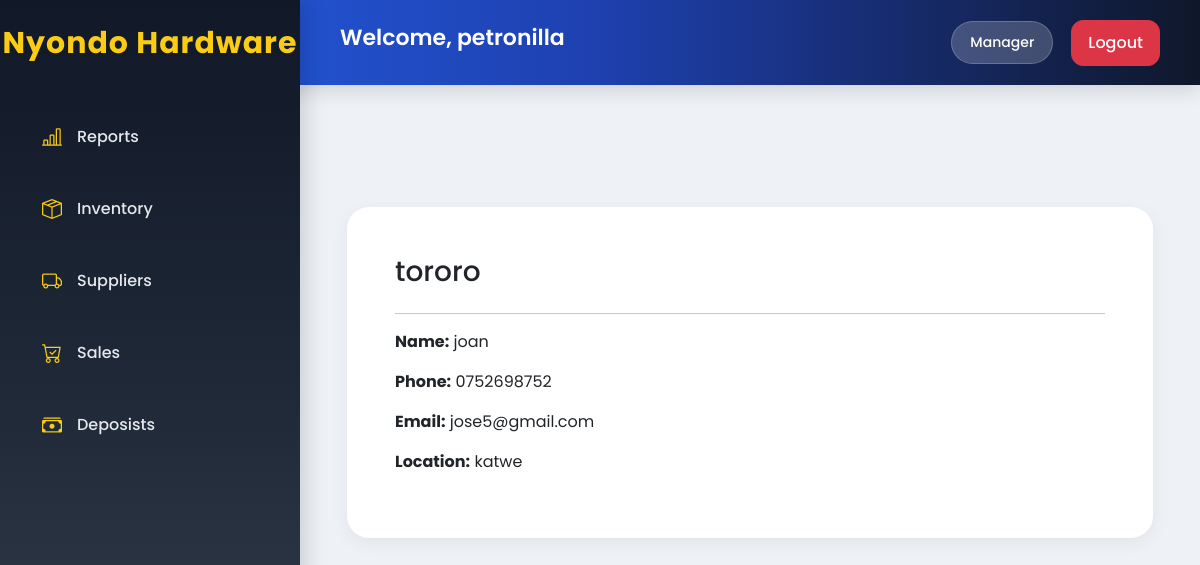
Screenshot of /suppliers/view/3/ (signed in) with the database file from the repository.
### account/models.py (models this page shows, shortened)
class CustomUser(AbstractUser):
    ROLE_CHOICES = (
        ('manager', 'Manager'),
        ('stock', 'Stock Personnel'),
        ('sales', 'Sales Personnel'),
    )
    role = models.CharField(max_length=20, choices=ROLE_CHOICES, default='sales')
    nin = models.CharField(max_length=14, unique=True, blank=True, null=True)
    phone_number = models.CharField(max_length=15, unique=True, validators=[RegexValidator(regex=r'^(07|03)\d{8}$', message="Enter a valid Ugandan phone number (07XXXXXXXX or 03XXXXXXXX)")
        ],
        blank=True,
        null=True
    )
    is_active = models.BooleanField(default=True)
    created_at = models.DateTimeField( auto_now_add=True)
    updated_at = models.DateTimeField(auto_now=True)

### suppliers/models.py (models this page shows, shortened)
class Supplier(models.Model):
    phone_validator = RegexValidator(
        regex=r'^(07\d{8}|2567\d{8})$',
        message='Enter valid Ugandan phone number'
    )
    STATUS = (
        ('paid', 'Paid'),
        ('pending', 'Pending'),
    )
    company_name = models.CharField(
        max_length=255
    )
    contact_person = models.CharField(
        max_length=255
    )
    phone_number = models.CharField(
        max_length=15,
        validators=[phone_validator]
    )
    email = models.EmailField(
        blank=True,
        null=True
    )
    location = models.CharField(
        max_length=255
    )
    product_supplied = models.CharField(
        max_length=255
    )
    total_supplied_amount = models.DecimalField(
        max_digits=12,
        decimal_places=2,
        default=0
    )
    amount_paid = models.DecimalField(
        max_digits=12,
        decimal_places=2,
        default=0
    )
    balance = models.DecimalField(
        max_digits=12,
        decimal_places=2,
        default=0
    )
    payment_status = models.CharField(
        max_length=10,
        choices=STATUS,
        default='pending'
    )
    created_at = models.DateTimeField(
        auto_now_add=True
    )

### suppliers/views.py (the view)
def supplier_detail(request, id):
    supplier = get_object_or_404(Supplier, id=id)
    return render(request, 'supplier_details.html', {
        'supplier': supplier
    })

### suppliers/templates/supplier_details.html
{% extends 'base.html' %}
{% block content %}
<div class="container mt-5">
    <div class="card p-5">
        <h3>{{ supplier.company_name }}</h3>
        <hr>
        <p>
            <strong> Name:</strong>
            {{ supplier.contact_person}}
        </p>
        <p>
            <strong>Phone:</strong>
            {{ supplier.phone_number }}
        </p>
        <p>
            <strong>Email:</strong>
            {{ supplier.email }}
        </p>
        <p>
            <strong>Location:</strong>
            {{ supplier.location }}
        </p>
    </div>
</div>
{% endblock %}

### nyondo_stock_project/templates/base.html (shortened to what this page needs)
{% load static %}
<!DOCTYPE html>
<html lang="en">
<head>
    <link
        href="https://cdn.jsdelivr.net/npm/bootstrap@5.3.3/dist/css/bootstrap.min.css"
        rel="stylesheet"
    >
    <link
        rel="stylesheet"
        href="https://cdn.jsdelivr.net/npm/bootstrap-icons@1.11.3/font/bootstrap-icons.min.css"
    >
  <link rel="stylesheet" href="{% static 'styles.css' %}">
</head>
<body>
{% if user.is_authenticated %}
<div class="sidebar">
        <h2>
        Nyondo Hardware
      </h2>
    {% if user.role == "manager" %}
    <a href="/reports/">
        <i class="bi bi-bar-chart-line"></i>
        <span>Reports</span>
    </a>
    {% endif %}
    {% if user.role == "manager" or user.role == "stock" %}
    <a href="/inventory/">
        <i class="bi bi-box-seam"></i>
        <span>Inventory</span>
    </a>
    <a href="/suppliers/">
        <i class="bi bi-truck"></i>
        <span>Suppliers</span>
    </a>
    {% endif %}
    {% if user.role == "manager" or user.role == "sales" %}
    <a href="{% url 'sales_list' %}">
        <i class="bi bi-cart-check"></i>
        <span>Sales</span>
    </a>
    <a href="/deposists/">
        <i class="bi bi-cash-stack"></i>
        <span>Deposists</span>
    </a>
    {% endif %}
</div>
<div class="topbar">
    <h4>
        Welcome,
        {{ user.username }}
    </h4>
    <div class="user-info">
        <span class="role-badge">
            {{ user.role|title }}
        </span>
       <form method="POST" action="{% url 'logout' %}">
    <button type="submit" class="btn btn-danger">
        Logout
    </button>
</form>
    </div>
</div>
{% endif %}
<div class="content">
    {% block content %}
    {% endblock %}
</div>
</body>
</html>

### nyondo_stock_project/static/styles.css (style rules this page uses)
* { margin: 0; padding: 0; box-sizing: border-box; }
body { font-family: 'Poppins', sans-serif; background: #eef2f7; overflow-x: hidden; }
.sidebar { position: fixed; top: 0; left: 0; width: 300px; height: 100vh; background: linear-gradient( 180deg, #111827, #1f2937, #374151 ); color: white; padding-top: 25px; box-shadow: 6px 0 20px rgba(0,0,0,0.15); z-index: 1000; }
.sidebar h2 { text-align: center; font-size: 30px; font-weight: 700; margin-bottom: 45px; color: #facc15; letter-spacing: 1px; }
.sidebar a { display: flex; align-items: center; gap: 15px; padding: 16px 28px; color: #e5e7eb; text-decoration: none; font-size: 16px; font-weight: 500; transition: 0.3s ease; margin: 10px 14px; border-radius: 16px; }
.sidebar i { font-size: 20px; color: #facc15; }
.topbar { position: fixed; top: 0; left: 0; width: 100%; height: 85px; background: linear-gradient( 90deg, #2563eb, #1e40af, #0f172a ); display: flex; justify-content: space-between; align-items: center; padding-left: 340px; padding-right: 40px; box-shadow: 0 4px 20px rgba(0,0,0,0.15); z-index: 900; }
.topbar h4 { font-weight: 600; color: white; font-size: 22px; }
.user-info { display: flex; align-items: center; gap: 18px; }
.role-badge { background: rgba(255,255,255,0.2); backdrop-filter: blur(10px); color: white; padding: 10px 18px; border-radius: 30px; font-size: 14px; font-weight: 500; border: 1px solid rgba(255,255,255,0.2); }
.content { margin-left: 300px; margin-top: 100px; padding: 35px; }
.card { border: none; border-radius: 22px; background: white; box-shadow: 0 5px 18px rgba(0,0,0,0.06); transition: 0.3s ease; }
.btn { border-radius: 12px; font-weight: 500; padding: 10px 16px; }

### rows the page displays
CustomUser: username "petronilla", role "Manager"
Supplier: company_name "tororo", contact_person "joan", phone_number "0752698752", email "jose5@gmail.com", location "katwe"
